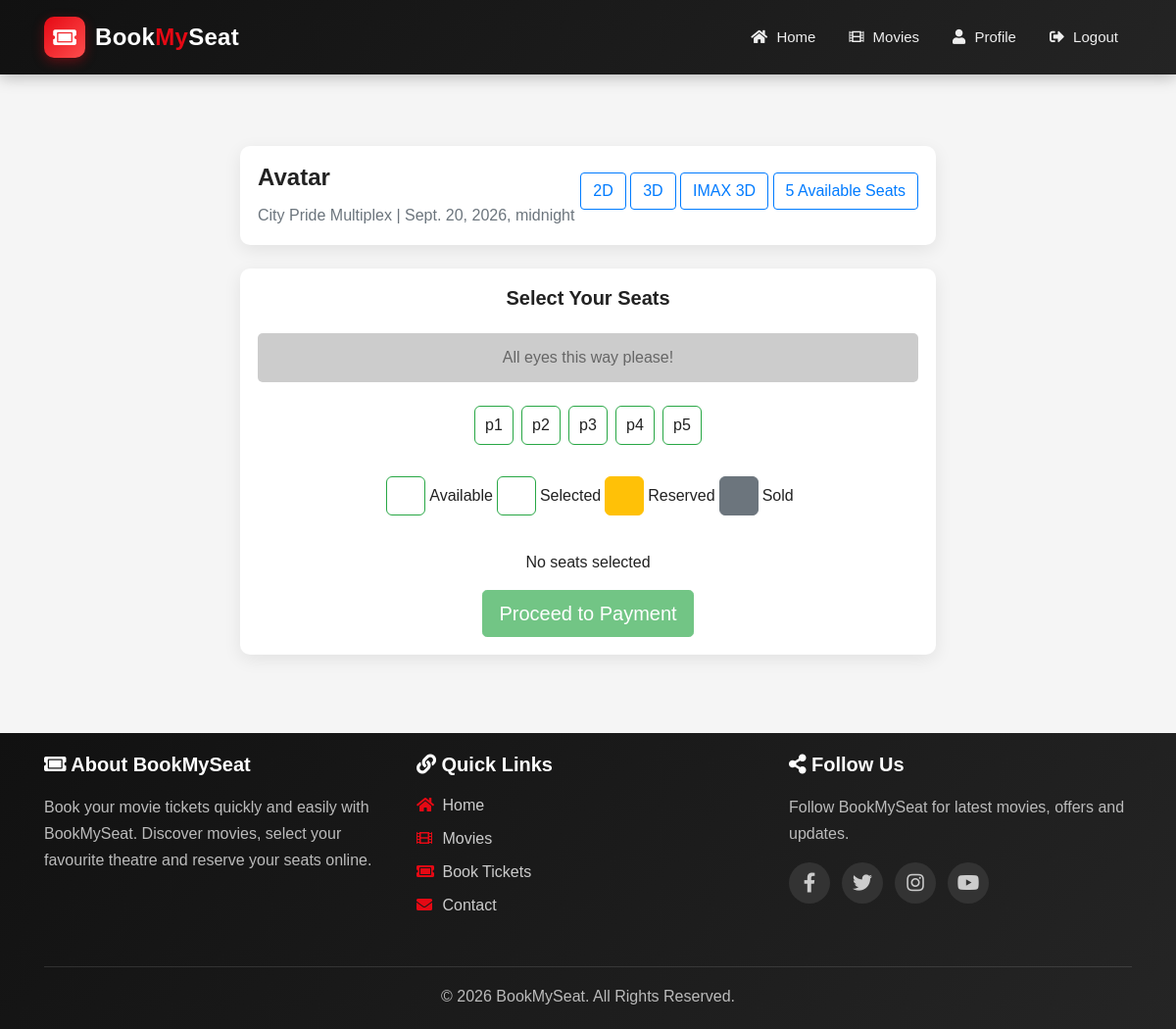
Screenshot of /movies/book-seats/8/ (signed in) with the database file from the repository.
### movies/models.py (models this page shows, shortened)
class Theater(models.Model):
    name = models.CharField(max_length=255)
    movie = models.ForeignKey(
        Movie,
        on_delete=models.CASCADE,
        related_name='theaters'
    )
    time = models.DateTimeField()

class Movie(models.Model):
    name = models.CharField(max_length=200)
    image = models.ImageField(upload_to='movies/')
    rating = models.DecimalField(
        max_digits=3,
        decimal_places=1
    )
    cast = models.TextField()
    description = models.TextField(
        blank=True,
        null=True
    )
    genres = models.ManyToManyField(
        Genre,
        blank=True,
        related_name='movies'
    )
    language = models.ForeignKey(
        Language,
        on_delete=models.SET_NULL,
        null=True,
        blank=True,
        related_name='movies'
    )
    trailer_url = models.URLField(
        blank=True,
        null=True,
        help_text="Paste YouTube Watch URL"
    )

class Seat(models.Model):
    theater = models.ForeignKey(
        Theater,
        on_delete=models.CASCADE
    )
    seat_number = models.CharField(
        max_length=10
    )
    is_booked = models.BooleanField(
        default=False
    )
    reserved_by = models.ForeignKey(
        User,
        on_delete=models.SET_NULL,
        null=True,
        blank=True,
        related_name="reserved_seats"
    )
    reserved_until = models.DateTimeField(
        null=True,
        blank=True
    )
    class Meta:
        constraints = [
            models.UniqueConstraint(
                fields=[
                    "theater",
                    "seat_number"
                ],
                name="unique_seat_per_theater"
            )
        ]
        indexes = [
            models.Index(
                fields=[
                    "theater",
                    "is_booked"
                ]
            ),
            models.Index(
                fields=[
                    "reserved_until"
                ]
            ),
            models.Index(
                fields=[
                    "theater",
                    "reserved_until"
                ]
            ),
        ]

### movies/views.py (the view, shortened to what this page needs)
@login_required(login_url="/login/")
def book_seats(request, theater_id):
    theater = get_object_or_404(
        Theater,
        id=theater_id,
    )
    seats = (
        Seat.objects
        .filter(theater=theater)
        .order_by("seat_number")
    )
    now = timezone.now()
    available_seats = (
        seats
        .filter(is_booked=False)
        .exclude(
            reserved_by__isnull=False,
            reserved_until__gt=now,
        )
        .count()
    )
    if request.method == "GET":
        return render(
            request,
            "movies/seat_selection.html",
            {
                "theater": theater,
                "theaters": theater,
                "seats": seats,
                "available_seats": available_seats,
            },
        )

### templates/movies/seat_selection.html (shortened to what this page needs)
{% extends "basic.html" %}
{% block content %}
<div class="container mt-5">
  <div class="row">
    <div class="col-lg-8 mx-auto">
      <div class="card mb-4 shadow-sm">
        <div class="card-body">
          <div
            class="d-flex justify-content-between align-items-center flex-wrap"
          >
            <div>
              <h4 class="card-title">
                {{ theaters.movie.name }}
              </h4>
              <p class="card-text text-muted mb-0">
                {{ theaters.name }} |
                {{ theaters.time }}
              </p>
            </div>
            <div class="mt-2 mt-sm-0">
              <button
                type="button"
                class="btn btn-outline-primary me-2 mb-2"
              >
                2D
              </button>
              <button
                type="button"
                class="btn btn-outline-primary me-2 mb-2"
              >
                3D
              </button>
              <button
                type="button"
                class="btn btn-outline-primary me-2 mb-2"
              >
                IMAX 3D
              </button>
              <button
                type="button"
                class="btn btn-outline-primary mb-2"
              >
                {{ available_seats }} Available Seats
              </button>
            </div>
          </div>
        </div>
      </div>
      <div class="card shadow-sm">
        <div class="card-body">
          <h5 class="card-title text-center mb-4">
            Select Your Seats
          </h5>
          <div class="screen">
            All eyes this way please!
          </div>
          <form
            method="POST"
            id="seatForm"
          >
            <div
              class="d-flex justify-content-center flex-wrap mb-4"
              id="seatContainer"
            >
              {% for seat in seats %}
              <div
                class="
                  seat
                "
                data-seat-id="{{ seat.id }}"
              >
                {% if seat.is_booked %}
                  <span>
                    {{ seat.seat_number }}
                  </span>
                {% else %}
                  <label
                    for="seat-{{ seat.id }}"
                    class="
                      w-100
                      h-100
                      d-flex
                      align-items-center
                      justify-content-center
                    "
                  >
                    {{ seat.seat_number }}
                  </label>
                {% endif %}
              </div>
              {% empty %}
              <div class="alert alert-info">
                No seats available.
              </div>
              {% endfor %}
            </div>
            <div class="d-flex justify-content-center mb-4 flex-wrap">
              <div class="d-flex align-items-center me-4 mb-2">
                <div class="seat legend-available"></div>
                <span class="ms-2">
                  Available
                </span>
              </div>
              <div class="d-flex align-items-center me-4 mb-2">
                <div class="seat selected"></div>
                <span class="ms-2">
                  Selected
                </span>
              </div>
              <div class="d-flex align-items-center me-4 mb-2">
                <div class="seat reserved"></div>
                <span class="ms-2">
                  Reserved
                </span>
              </div>
              <div class="d-flex align-items-center mb-2">
                <div class="seat sold"></div>
                <span class="ms-2">
                  Sold
                </span>
              </div>
            </div>
            <div
              class="text-center mb-3"
              id="selectedSeatInfo"
            >
            </div>
            <div class="text-center">
              <button
                type="submit"
                class="btn btn-success btn-lg"
                id="bookButton"
              >
                Proceed to Payment
              </button>
            </div>
          </form>
        </div>
      </div>
    </div>
  </div>
</div>
{% endblock %}

### templates/basic.html (style rules this page uses)
* { box-sizing: border-box; }
html { scroll-behavior: smooth; }
body { margin: 0; padding: 0; font-family: Arial, Helvetica, sans-serif; background: #f5f5f5; color: #222; }
.card { border: none; border-radius: 12px; overflow: hidden; background: #ffffff; box-shadow: 0 5px 18px rgba(0, 0, 0, 0.08); transition: 0.3s ease; }
.card-body { padding: 18px; }
.card-title { font-weight: 700; }

### templates/movies/seat_selection.html (style rules this page uses)
body { font-family: Arial, sans-serif; }
.seat { width: 40px; height: 40px; border: 1px solid #28a745; margin: 4px; text-align: center; line-height: 40px; cursor: pointer; border-radius: 6px; transition: background-color 0.3s, color 0.3s, transform 0.2s; background-color: white; overflow: hidden; }
.seat.sold { background-color: #6c757d; color: white; border-color: #6c757d; cursor: not-allowed; }
.seat.reserved { background-color: #ffc107; color: #212529; border-color: #ffc107; cursor: not-allowed; }
.legend-available { background-color: white; cursor: default; }
.screen { margin: 20px 0; background-color: #ccc; height: 50px; text-align: center; line-height: 50px; color: #666; border-radius: 5px; }
.card { border-radius: 10px; }

### rows the page displays
Theater: movie.name "Avatar", name "City Pride Multiplex", time "Sept. 20, 2026, midnight"
Seat: seat_number "p1"
Seat: seat_number "p2"
Seat: seat_number "p3"
Seat: seat_number "p4"
Seat: seat_number "p5"

### other values shown
{{ available_seats }} "5"
